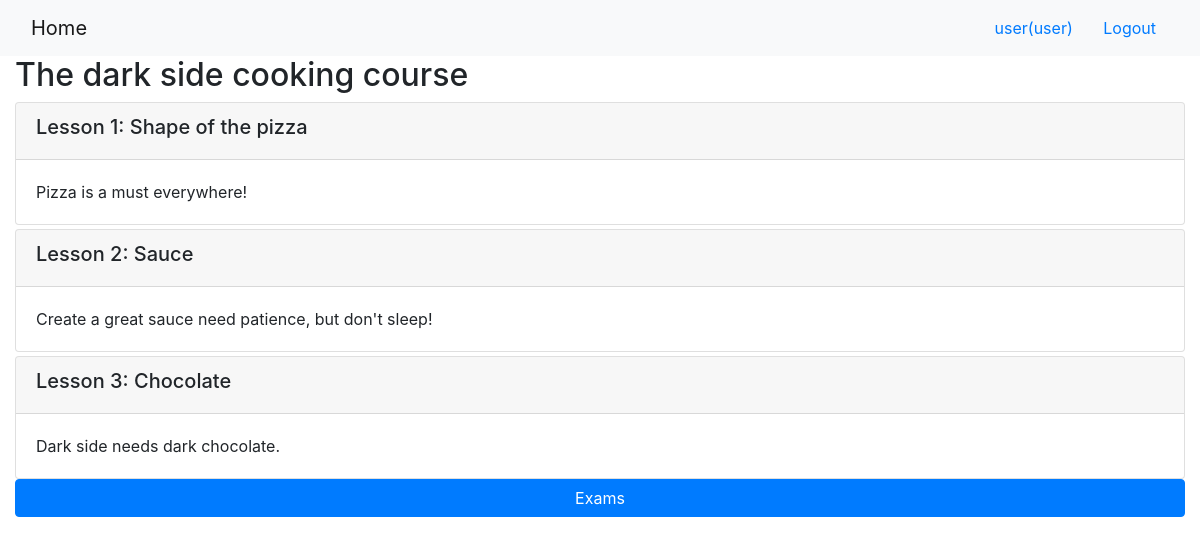
The app's page /onlinecourse/3/ (signed in) with its own data.
### onlinecourse/models.py (models this page shows, shortened)
class Course(models.Model):
    name = models.CharField(null=False, max_length=30, default='online course')
    image = models.ImageField(upload_to='course_images/')
    description = models.CharField(max_length=1000)
    pub_date = models.DateField(null=True)
    instructors = models.ManyToManyField(Instructor)
    users = models.ManyToManyField(settings.AUTH_USER_MODEL, through='Enrollment')
    total_enrollment = models.IntegerField(default=0)
    is_enrolled = False

class Lesson(models.Model):
    title = models.CharField(max_length=200, default="title")
    order = models.IntegerField(default=0)
    course = models.ForeignKey(Course, on_delete=models.CASCADE)
    content = models.TextField()

### onlinecourse/views.py (the view)
# urls.py: path('<int:pk>/', views.CourseDetailView.as_view(), name='course_details'),
class CourseDetailView(generic.DetailView):
    model = Course
    template_name = 'onlinecourse/course_detail_bootstrap.html'

### onlinecourse/templates/onlinecourse/course_detail_bootstrap.html (shortened to what this page needs)
<!DOCTYPE html>
<html lang="en">
<head>
     {% load static %}
    <link rel="stylesheet" href="https://maxcdn.bootstrapcdn.com/bootstrap/4.5.2/css/bootstrap.min.css">
</head>
<body>
    <nav class="navbar navbar-light bg-light">
        <div class="container-fluid">
            <div class="navbar-header">
                  <a class="navbar-brand" href="{% url 'onlinecourse:index' %}">Home</a>
            </div>
            <ul class="nav navbar-nav navbar-right">
                {% if user.is_authenticated %}
                <li>
                    <a class="btn btn-link" href="#">{{ user.first_name }}({{ user.username }})</a>
                    <a class="btn btn-link" href="{% url 'onlinecourse:logout' %}">Logout</a>
                </li>
                {% endif %}
            </ul>
        </div>
    </nav>
    <div class="container-fluid">
            <h2>{{ course.name }}</h2>
            <div class="card-columns-vertical">
                {% for lesson in course.lesson_set.all %}
                    <div class="card mt-1">
                        <div class="card-header"><h5>Lesson {{lesson.order|add:1}}: {{lesson.title}}</h5></div>
                        <div class="card-body">{{lesson.content}}</div>
                    </div>
                {% endfor %}
            </div>
            <button class="btn btn-primary btn-block" data-toggle="collapse" data-target="#exam">Exams</button>
    </div>
</body>
</html>

### records on screen
Course: name "The dark side cooking course"
Lesson: order|add "1", title "Shape of the pizza", content "Pizza is a must everywhere!"
Lesson: order|add "2", title "Sauce", content "Create a great sauce need patience, but don't sleep!"
Lesson: order|add "3", title "Chocolate", content "Dark side needs dark chocolate."

### other values on screen
{{ user.first_name }} "user"
{{ user.username }} "user"
